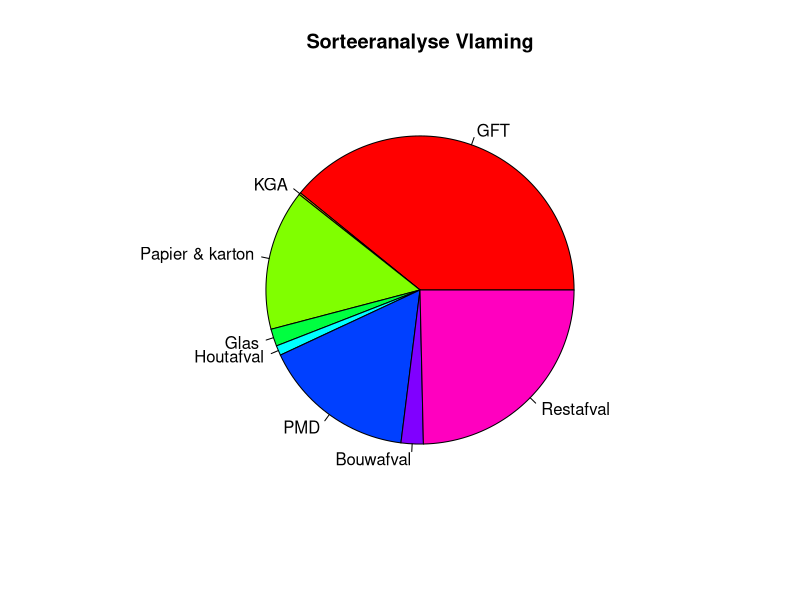

Source code (R):
# Afvaldata verzameld door OVAM
fracties <- c("GFT", "KGA", "Papier & karton", "Glas", "Houtafval", "PMD", "Bouwafval", "Restafval")
afval <- c(46.26, 0.23, 17.43, 2.14, 1.22, 19,  2.75)

# Geef nu een antwoord op de vragen
# Bepaal de hoeveelheid restafval
restafval <- 118.15 - sum(afval)
afval <- c(afval, restafval)

# Grafiek maken
pie(afval,
    main = "Sorteeranalyse Vlaming",
    labels = fracties,
    col = rainbow(length(afval)))
